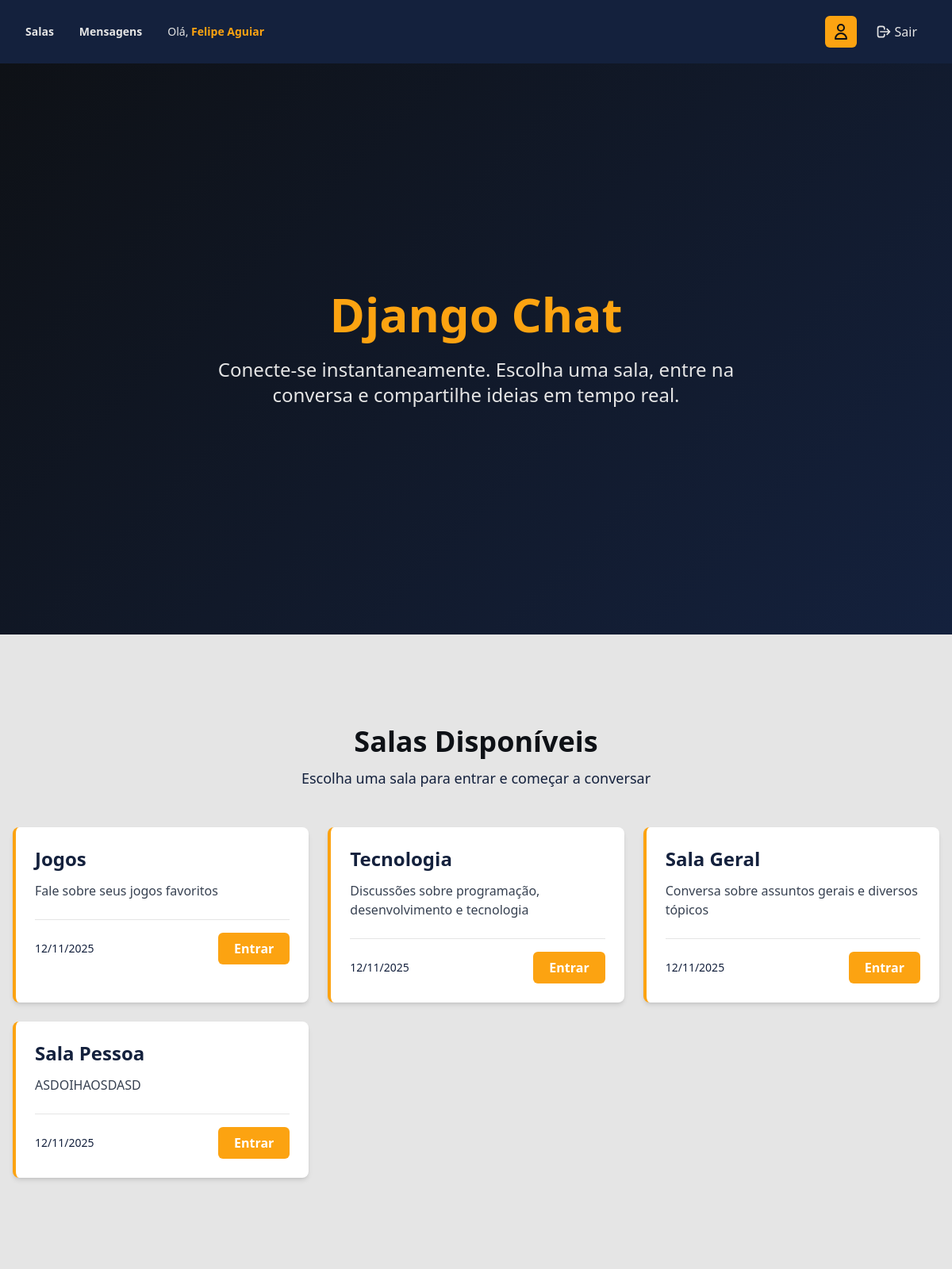
Screenshot of / (signed in) with the database file from the repository.
### chat/models.py (models this page shows, shortened)
class Room(models.Model):
    name = models.CharField(max_length=100, unique=True)
    description = models.TextField(blank=True)
    created_at = models.DateTimeField(auto_now_add=True)
    is_active = models.BooleanField(default=True)
    class Meta:
        ordering = ["-created_at"]
        verbose_name = "Sala"
        verbose_name_plural = "Salas"

### chat/views.py (the view)
# urls.py: path("", views.room_list, name="room_list"),
@login_required(login_url="chat:signin")
def room_list(request):
    rooms = Room.objects.filter(is_active=True)
    return render(request, "chat/room_list.html", {"rooms": rooms})

### chat/templates/chat/room_list.html (shortened to what this page needs)
{% extends 'chat/base.html' %}
{% block content %}
<section class="flex items-center justify-center" style="height: calc(100vh - 80px); background: linear-gradient(135deg, #0e1116 0%, #14213d 100%);">
    <div class="text-center px-4">
        <h1 class="text-5xl md:text-6xl font-bold mb-6" style="color: #fca311;">
            Django Chat
        </h1>
        <p class="text-xl md:text-2xl max-w-2xl mx-auto" style="color: #e5e5e5;">
            Conecte-se instantaneamente. Escolha uma sala, entre na conversa e compartilhe ideias em tempo real.
        </p>
    </div>
</section>
<section class="flex items-center px-4" style="min-height: 100vh; background-color: #e5e5e5;">
    <div class="max-w-7xl mx-auto w-full py-16">
        <div class="mb-12 text-center">
            <h2 class="text-4xl font-bold mb-3" style="color: #0e1116;">Salas Disponíveis</h2>
            <p class="text-lg" style="color: #14213d;">Escolha uma sala para entrar e começar a conversar</p>
        </div>
        {% if rooms %}
        <div class="grid grid-cols-1 md:grid-cols-2 lg:grid-cols-3 gap-6">
            {% for room in rooms %}
            <div class="bg-white shadow-md hover:shadow-xl transition-all duration-300" style="border-radius: 8px; border-left: 4px solid #fca311;">
                <div class="p-6">
                    <h3 class="text-2xl font-bold mb-3" style="color: #14213d;">{{ room.name }}</h3>
                    {% if room.description %}
                    <p class="mb-4 text-gray-700">{{ room.description }}</p>
                    {% else %}
                    <p class="mb-4 text-gray-500 italic">Sem descrição disponível</p>
                    {% endif %}
                    <div class="flex items-center justify-between mt-6 pt-4 border-t" style="border-color: #e5e5e5;">
                        <span class="text-sm" style="color: #14213d;">
                            {{ room.created_at|date:"d/m/Y" }}
                        </span>
                        <a href="{% url 'chat:join_room' room.id %}"
                            class="px-5 py-2 font-semibold text-white transition-all duration-200 hover:opacity-90"
                            style="background-color: #fca311; border-radius: 6px;">
                            Entrar
                        </a>
                    </div>
                </div>
            </div>
            {% endfor %}
        </div>
        {% else %}
        <div class="bg-white shadow-md p-12 text-center" style="border-radius: 8px;">
            <h3 class="text-2xl font-semibold mb-2" style="color: #14213d;">Nenhuma sala disponível</h3>
            <p class="mb-6" style="color: #0e1116;">Não há salas de bate-papo criadas no momento.</p>
        </div>
        {% endif %}
    </div>
</section>
{% endblock %}

### chat/templates/chat/base.html (shortened to what this page needs)
<!DOCTYPE html>
<html lang="pt-BR">
<head>
    <script src="https://cdn.tailwindcss.com"></script>
</head>
<body style="background-color: #e5e5e5; min-height: 100vh;">
    <nav style="background-color: #14213d; box-shadow: 0 2px 4px rgba(0,0,0,0.1);">
        <div class="max-w-7xl mx-auto px-4 sm:px-6 lg:px-8">
            <div class="flex justify-between items-center h-20">
                <div class="flex items-center space-x-8">
                    {% if user.is_authenticated %}
                    <a href="{% url 'chat:room_list' %}" class="text-sm font-semibold hover:opacity-80 transition-all" style="color: #e5e5e5;">
                        Salas
                    </a>
                    <a href="{% url 'chat:direct_messages' %}" class="text-sm font-semibold hover:opacity-80 transition-all" style="color: #e5e5e5;">
                        Mensagens
                    </a>
                    <span class="text-sm" style="color: #e5e5e5;">
                        Olá, <strong style="color: #fca311;">{{ user.first_name|default:user.username }}</strong>
                    </span>
                    {% endif %}
                </div>
                <div class="flex items-center space-x-3">
                    {% if user.is_authenticated %}
                    <div class="relative group">
                        <button
                            class="flex items-center justify-center w-10 h-10 transition-all duration-200 focus:outline-none hover:opacity-90"
                            style="background-color: #fca311; border-radius: 6px;">
                            <svg class="h-6 w-6" fill="none" stroke="currentColor" viewBox="0 0 24 24"
                                style="color: #0e1116;">
                                <path stroke-linecap="round" stroke-linejoin="round" stroke-width="2"
                                    d="M16 7a4 4 0 11-8 0 4 4 0 018 0zM12 14a7 7 0 00-7 7h14a7 7 0 00-7-7z" />
                            </svg>
                        </button>
                    </div>
                    <a href="{% url 'chat:logout' %}"
                        class="flex items-center space-x-1 font-medium transition-all duration-200 px-3 py-2 hover:opacity-80"
                        style="color: #e5e5e5; border-radius: 6px;">
                        <svg class="h-5 w-5" fill="none" stroke="currentColor" viewBox="0 0 24 24">
                            <path stroke-linecap="round" stroke-linejoin="round" stroke-width="2"
                                d="M17 16l4-4m0 0l-4-4m4 4H7m6 4v1a3 3 0 01-3 3H6a3 3 0 01-3-3V7a3 3 0 013-3h4a3 3 0 013 3v1" />
                        </svg>
                        <span>Sair</span>
                    </a>
                    {% endif %}
                </div>
            </div>
        </div>
    </nav>
    <main>
        {% block content %}
        {% endblock %}
    </main>
</body>
</html>

### rows the page displays
Room: name "Jogos", description "Fale sobre seus jogos favoritos", created_at "12/11/2025"
Room: name "Tecnologia", description "Discussões sobre programação, desenvolvimento e tecnologia", created_at "12/11/2025"
Room: name "Sala Geral", description "Conversa sobre assuntos gerais e diversos tópicos", created_at "12/11/2025"
Room: name "Sala Pessoa", description "ASDOIHAOSDASD", created_at "12/11/2025"

### other values shown
{{ user.first_name|default:user.username }} "Felipe Aguiar"
